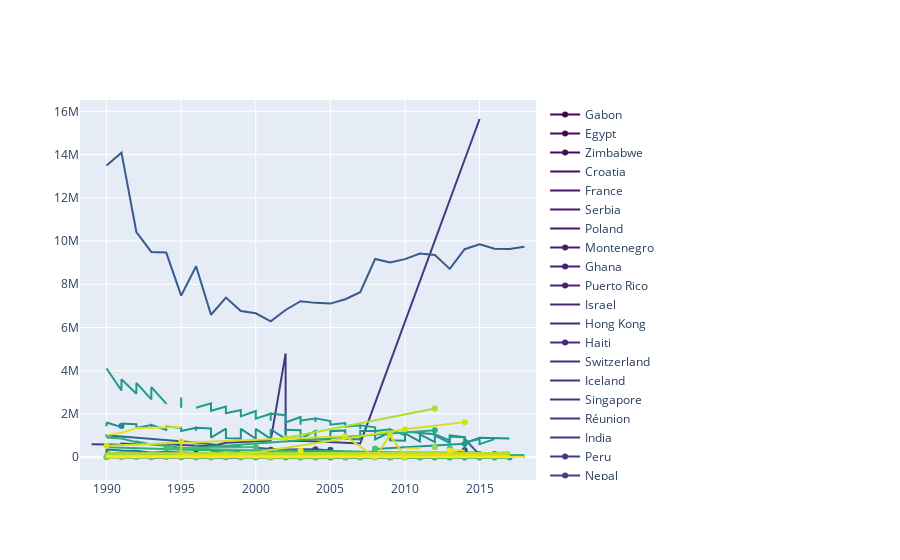

Notebook source saved alongside this figure:
### Code cell
list_scode = list(set(abort_df['country']))
list_scode
import plotly.graph_objects as go

#extract color palette, the palette can be changed
pal = list(sns.color_palette(palette='viridis', n_colors=len(list_scode)).as_hex())

fig = go.Figure()
for d,p in zip(list_scode, pal):
    fig.add_trace(go.Scatter(x = abort_df[abort_df['country']==d]['yearstart'],
                             y = abort_df[abort_df['country']==d]['numberofabortions'],
                             name = d,
                             line_color = p, 
                             fill=None))   #tozeroy 

fig.show()
